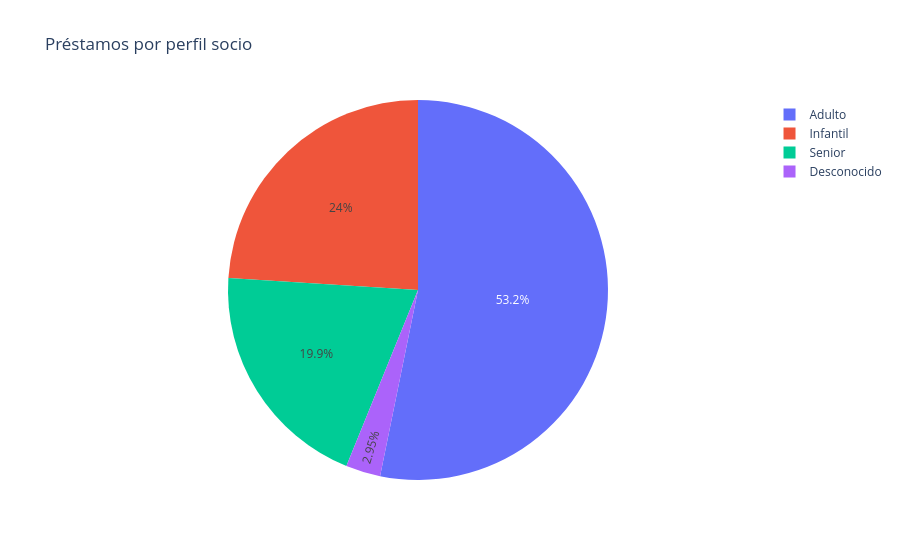

The cell this chart's notebook holds for it:
### Markdown cell above
# Grafico de distribucion

distribucion de los prestamos por perfil

### Code cell
def obtener_distribucion():
    conn = get_connection()
    query = """
        select perfil_socio, count(*) as cantidad
        from prestamos
        group by perfil_socio
        order by perfil_socio
    """
    df = pd.read_sql(query, conn)
    conn.close()
    return df


df_3 = obtener_distribucion()

fig = px.pie(
    data_frame=df_3,
    names='perfil_socio',
    values='cantidad',
    title='Préstamos por perfil socio'
)

fig.show()

fig.write_html("pie_distribucion_prestamos_perfil.html")

### Figure 1 — Plotly figure (JSON) as saved in the notebook; plotly's stock layout.template omitted (floating-point values rounded to 4 significant figures)
{"data": [{"domain": {"x": [0, 1], "y": [0, 1]}, "hovertemplate": "perfil_socio=%{label}<br>cantidad=%{value}<extra></extra>", "labels": ["Adulto", "Desconocido", "Infantil", "Senior"], "legendgroup": "", "name": "", "showlegend": true, "type": "pie", "values": [5320, 295, 2399, 1986]}], "layout": {"legend": {"tracegroupgap": 0}, "title": {"text": "Préstamos por perfil socio"}}}
